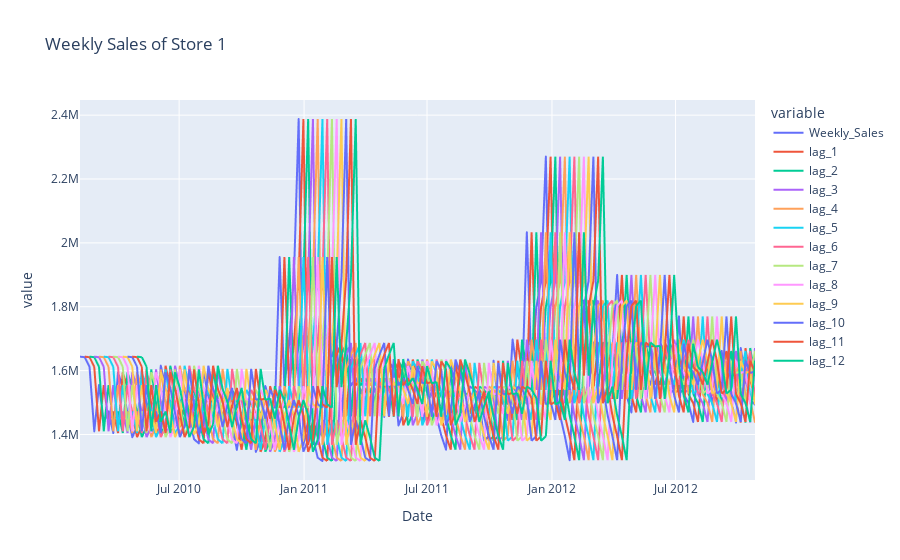

Here is the notebook cell this chart was saved with:
### Code cell
px.line(df_ts, title="Weekly Sales of Store 1")

### Figure 1 — Plotly figure (JSON) as saved in the notebook; plotly's stock layout.template omitted (floating-point values rounded to 4 significant figures; data arrays with more than 128 entries replaced by an {"elided": "..."} marker saying what was removed)
{"data": [{"hovertemplate": "variable=Weekly_Sales<br>Date=%{x}<br>value=%{y}<extra></extra>", "legendgroup": "Weekly_Sales", "line": {"color": "#636efa", "dash": "solid"}, "marker": {"symbol": "circle"}, "mode": "lines", "name": "Weekly_Sales", "showlegend": true, "type": "scattergl", "x": {"elided": "143 str values"}, "xaxis": "x", "y": {"elided": "143 float values"}, "yaxis": "y"}, {"hovertemplate": "variable=lag_1<br>Date=%{x}<br>value=%{y}<extra></extra>", "legendgroup": "lag_1", "line": {"color": "#EF553B", "dash": "solid"}, "marker": {"symbol": "circle"}, "mode": "lines", "name": "lag_1", "showlegend": true, "type": "scattergl", "x": {"elided": "143 str values"}, "xaxis": "x", "y": {"elided": "143 float values"}, "yaxis": "y"}, {"hovertemplate": "variable=lag_2<br>Date=%{x}<br>value=%{y}<extra></extra>", "legendgroup": "lag_2", "line": {"color": "#00cc96", "dash": "solid"}, "marker": {"symbol": "circle"}, "mode": "lines", "name": "lag_2", "showlegend": true, "type": "scattergl", "x": {"elided": "143 str values"}, "xaxis": "x", "y": {"elided": "143 float values"}, "yaxis": "y"}, {"hovertemplate": "variable=lag_3<br>Date=%{x}<br>value=%{y}<extra></extra>", "legendgroup": "lag_3", "line": {"color": "#ab63fa", "dash": "solid"}, "marker": {"symbol": "circle"}, "mode": "lines", "name": "lag_3", "showlegend": true, "type": "scattergl", "x": {"elided": "143 str values"}, "xaxis": "x", "y": {"elided": "143 float values"}, "yaxis": "y"}, {"hovertemplate": "variable=lag_4<br>Date=%{x}<br>value=%{y}<extra></extra>", "legendgroup": "lag_4", "line": {"color": "#FFA15A", "dash": "solid"}, "marker": {"symbol": "circle"}, "mode": "lines", "name": "lag_4", "showlegend": true, "type": "scattergl", "x": {"elided": "143 str values"}, "xaxis": "x", "y": {"elided": "143 float values"}, "yaxis": "y"}, {"hovertemplate": "variable=lag_5<br>Date=%{x}<br>value=%{y}<extra></extra>", "legendgroup": "lag_5", "line": {"color": "#19d3f3", "dash": "solid"}, "marker": {"symbol": "circle"}, "mode": "lines", "name": "lag_5", "showlegend": true, "type": "scattergl", "x": {"elided": "143 str values"}, "xaxis": "x", "y": {"elided": "143 float values"}, "yaxis": "y"}, {"hovertemplate": "variable=lag_6<br>Date=%{x}<br>value=%{y}<extra></extra>", "legendgroup": "lag_6", "line": {"color": "#FF6692", "dash": "solid"}, "marker": {"symbol": "circle"}, "mode": "lines", "name": "lag_6", "showlegend": true, "type": "scattergl", "x": {"elided": "143 str values"}, "xaxis": "x", "y": {"elided": "143 float values"}, "yaxis": "y"}, {"hovertemplate": "variable=lag_7<br>Date=%{x}<br>value=%{y}<extra></extra>", "legendgroup": "lag_7", "line": {"color": "#B6E880", "dash": "solid"}, "marker": {"symbol": "circle"}, "mode": "lines", "name": "lag_7", "showlegend": true, "type": "scattergl", "x": {"elided": "143 str values"}, "xaxis": "x", "y": {"elided": "143 float values"}, "yaxis": "y"}, {"hovertemplate": "variable=lag_8<br>Date=%{x}<br>value=%{y}<extra></extra>", "legendgroup": "lag_8", "line": {"color": "#FF97FF", "dash": "solid"}, "marker": {"symbol": "circle"}, "mode": "lines", "name": "lag_8", "showlegend": true, "type": "scattergl", "x": {"elided": "143 str values"}, "xaxis": "x", "y": {"elided": "143 float values"}, "yaxis": "y"}, {"hovertemplate": "variable=lag_9<br>Date=%{x}<br>value=%{y}<extra></extra>", "legendgroup": "lag_9", "line": {"color": "#FECB52", "dash": "solid"}, "marker": {"symbol": "circle"}, "mode": "lines", "name": "lag_9", "showlegend": true, "type": "scattergl", "x": {"elided": "143 str values"}, "xaxis": "x", "y": {"elided": "143 float values"}, "yaxis": "y"}, {"hovertemplate": "variable=lag_10<br>Date=%{x}<br>value=%{y}<extra></extra>", "legendgroup": "lag_10", "line": {"color": "#636efa", "dash": "solid"}, "marker": {"symbol": "circle"}, "mode": "lines", "name": "lag_10", "showlegend": true, "type": "scattergl", "x": {"elided": "143 str values"}, "xaxis": "x", "y": {"elided": "143 float values"}, "yaxis": "y"}, {"hovertemplate": "variable=lag_11<br>Date=%{x}<br>value=%{y}<extra></extra>", "legendgroup": "lag_11", "line": {"color": "#EF553B", "dash": "solid"}, "marker": {"symbol": "circle"}, "mode": "lines", "name": "lag_11", "showlegend": true, "type": "scattergl", "x": {"elided": "143 str values"}, "xaxis": "x", "y": {"elided": "143 float values"}, "yaxis": "y"}, {"hovertemplate": "variable=lag_12<br>Date=%{x}<br>value=%{y}<extra></extra>", "legendgroup": "lag_12", "line": {"color": "#00cc96", "dash": "solid"}, "marker": {"symbol": "circle"}, "mode": "lines", "name": "lag_12", "showlegend": true, "type": "scattergl", "x": {"elided": "143 str values"}, "xaxis": "x", "y": {"elided": "143 float values"}, "yaxis": "y"}], "layout": {"legend": {"title": {"text": "variable"}, "tracegroupgap": 0}, "title": {"text": "Weekly Sales of Store 1"}, "xaxis": {"anchor": "y", "domain": [0, 1], "title": {"text": "Date"}}, "yaxis": {"anchor": "x", "domain": [0, 1], "title": {"text": "value"}}}}
